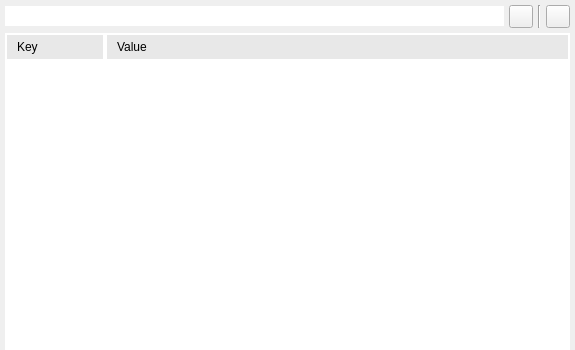
<?xml version="1.0" encoding="UTF-8"?>
<ui version="4.0">
 <class>SdbDock</class>
 <widget class="QDockWidget" name="SdbDock">
  <property name="geometry">
   <rect>
    <x>0</x>
    <y>0</y>
    <width>575</width>
    <height>350</height>
   </rect>
  </property>
  <property name="floating">
   <bool>true</bool>
  </property>
  <property name="windowTitle">
   <string notr="true">SDB Browser</string>
  </property>
  <widget class="QWidget" name="dockWidgetContents">
   <layout class="QVBoxLayout" name="verticalLayout">
    <property name="spacing">
     <number>5</number>
    </property>
    <property name="leftMargin">
     <number>5</number>
    </property>
    <property name="topMargin">
     <number>5</number>
    </property>
    <property name="rightMargin">
     <number>5</number>
    </property>
    <property name="bottomMargin">
     <number>0</number>
    </property>
    <item>
     <layout class="QHBoxLayout" name="horizontalLayout">
      <property name="spacing">
       <number>5</number>
      </property>
      <item>
       <widget class="QLineEdit" name="lineEdit">
        <property name="text">
         <string/>
        </property>
        <property name="frame">
         <bool>false</bool>
        </property>
        <property name="placeholderText">
         <string notr="true"/>
        </property>
        <property name="clearButtonEnabled">
         <bool>true</bool>
        </property>
       </widget>
      </item>
      <item>
       <widget class="QToolButton" name="searchButton">
        <property name="text">
         <string notr="true"/>
        </property>
        <property name="icon">
         <iconset resource="../resources.qrc">
          <normaloff>:/img/icons/arrow_right.png</normaloff>:/img/icons/arrow_right.png</iconset>
        </property>
       </widget>
      </item>
      <item>
       <widget class="Line" name="line">
        <property name="orientation">
         <enum>Qt::Vertical</enum>
        </property>
       </widget>
      </item>
      <item>
       <widget class="QToolButton" name="lockButton">
        <property name="text">
         <string notr="true"/>
        </property>
        <property name="icon">
         <iconset resource="../resources.qrc">
          <normaloff>:/unlock</normaloff>:/unlock</iconset>
        </property>
        <property name="checkable">
         <bool>true</bool>
        </property>
        <property name="checked">
         <bool>false</bool>
        </property>
       </widget>
      </item>
     </layout>
    </item>
    <item>
     <widget class="QTreeWidget" name="treeWidget">
      <property name="styleSheet">
       <string notr="true">QHeaderView::section {
     color: drakgray;
     padding: 3px;
     padding-left: 10px;
     background-color: rgb(232, 232, 232);
     border: 2px solid white;
}

QTreeWidget::item
{
    padding-left:10px;
    padding-top: 1px;
    padding-bottom: 1px;
    border-left: 10px;
}

QTreeWidget::item:hover
{
    background: rgb(242, 246, 248);
    color: black;
}

QTreeWidget::item:selected
{
    background: gray;
    color: white;
}</string>
      </property>
      <property name="frameShape">
       <enum>QFrame::NoFrame</enum>
      </property>
      <property name="frameShadow">
       <enum>QFrame::Plain</enum>
      </property>
      <property name="lineWidth">
       <number>0</number>
      </property>
      <property name="indentation">
       <number>10</number>
      </property>
      <property name="sortingEnabled">
       <bool>false</bool>
      </property>
      <column>
       <property name="text">
        <string>Key</string>
       </property>
      </column>
      <column>
       <property name="text">
        <string>Value</string>
       </property>
      </column>
     </widget>
    </item>
   </layout>
  </widget>
 </widget>
 <resources>
  <include location="../resources.qrc"/>
 </resources>
 <connections/>
</ui>
